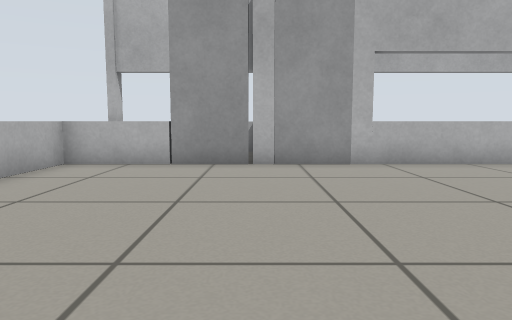
[1] (above)

12 first-person views from a walk through a robot-simulator world made for Gazebo. The camera is 0.5 m above the floor, tilts 6° down and sees 70° across. The floor is counted in squares, 0.5 m on a side. Each view is taken from the middle of a square. On the plan, view 1 faces up. The plan holds only what a view shows up to about 13 squares ahead; the rest is blank. Gazebo's built-in surfaces are drawn with simple patterns.

[2]
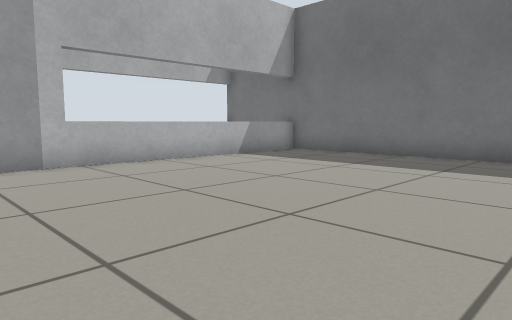

[3]
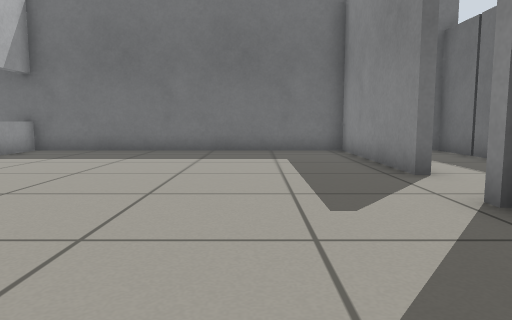

[4]
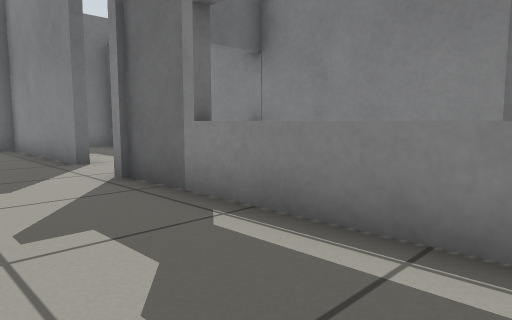

[5]
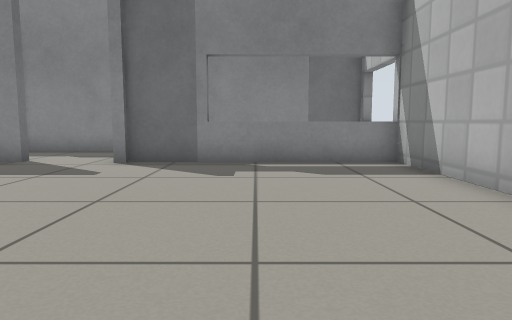

[6]
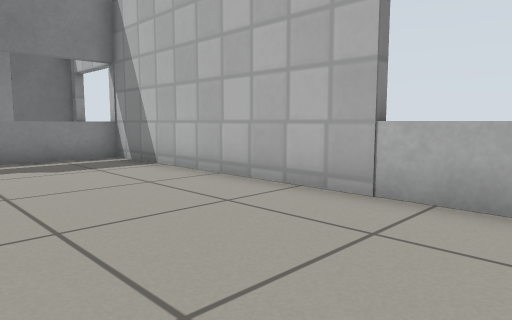

[7]
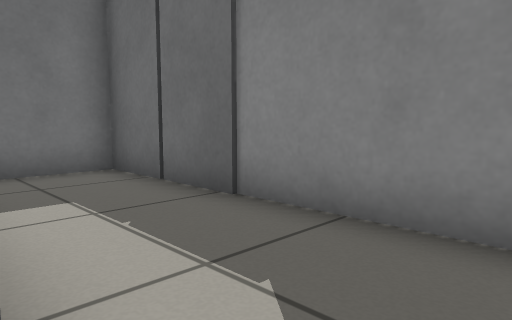

[8]
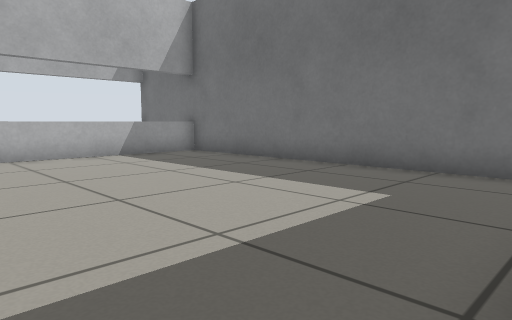

[9]
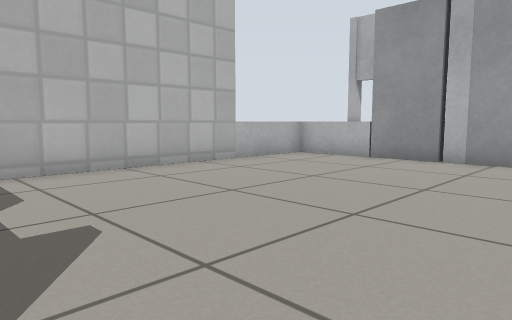

[10]
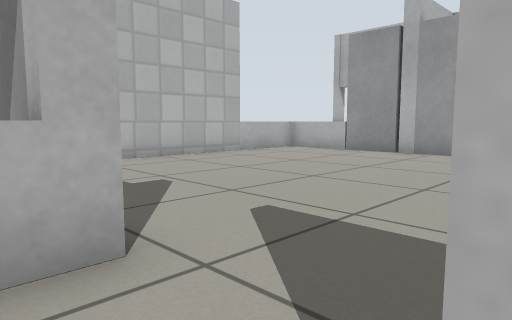

[11]
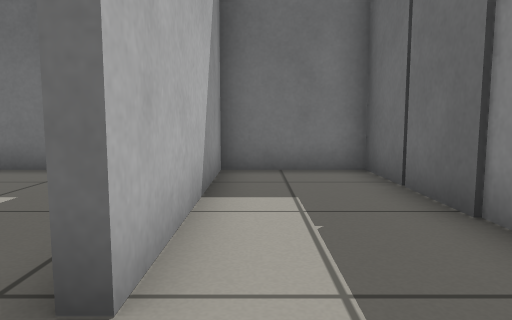

[12]
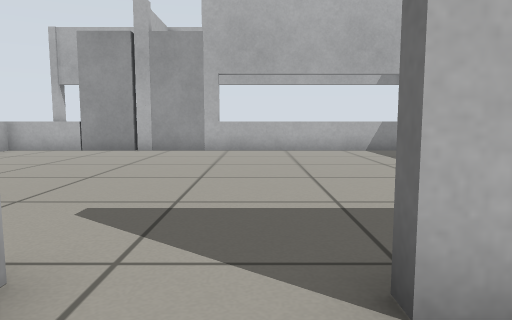

### Floor plan
Points are (right, up) in squares from view 1. A wall is a line through its corners. A room is listed if a view was taken in it or the views show most of it. See-through windows are left out.
Room 1 (views 1, 2, 3, 4, 5, 6, 7, 8, 9)
walls: (2.5, -1.8) (2.5, -2.6); (4.8, -2.3) (4.8, -2) (10.5, -2) (10.5, 9.7); (0.5, 8.6) (-0.1, 8.6); (-4.6, -2) (0.5, -2); (-4.5, 8.6) (-4.5, -1.9); (10.6, 8.6) (2.4, 8.6)
low walls: (-2, 8.6) (-4.5, 8.6)
ways out: opening at (3.5, -2) to room 2
objects: door leaf (1, -2)
Room 2 (views 10, 11, 12)
walls: (2.1, -5.3) (6.5, -5.3); (6.5, -2.3) (4.8, -2.3)
ways out: opening at (3.5, -2) to room 1; opening at (5.5, -4) to room 3
Room 3 (no view inside)
walls: (10.5, -5.4) (10.5, -2.3) (6.5, -2.3)
ways out: opening at (5.5, -4) to room 2
objects: door leaf (7, -6) to (8, -6); door leaf (9, -6) to (10, -6)

Positions as (right, up) in squares from view 1, and headings:
1: (0, 0), facing up
2: (0, 0), facing up-right
3: (-2, 1), facing right
4: (-4, 1), facing down-right
5: (-1, 7), facing down
6: (0, 8), facing down-left
7: (3, -2), facing down-right
8: (3, -2), facing up-right
9: (3, -1), facing up-left
10: (5, -3), facing up-left
11: (3, -3), facing right
12: (4, -4), facing up
